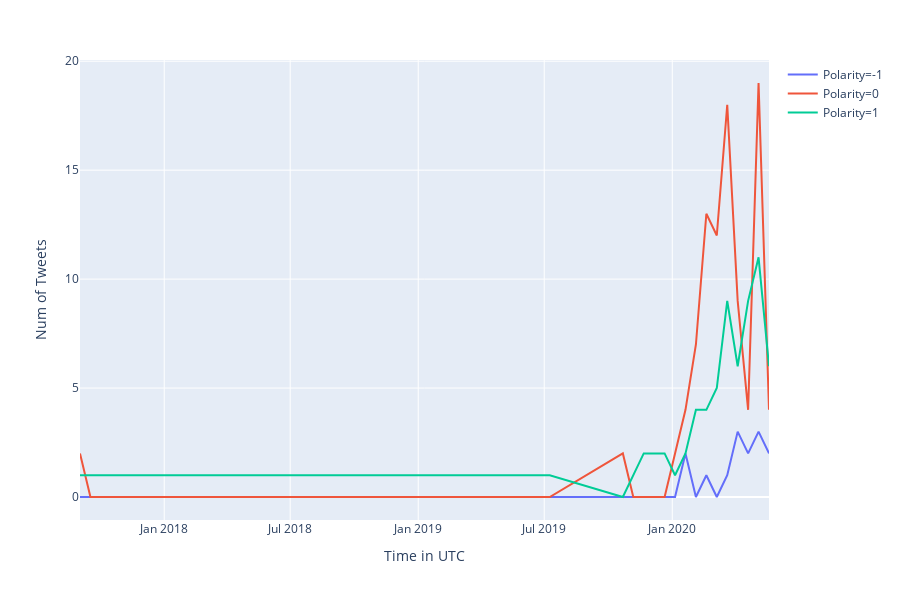

The notebook cell saved with this chart:
### Code cell
###################################################################
#Graph shows the sentiment of tweets liked by you throughout the year. 
#Polarity 0 = Neutral Sentiment
#Polarity 1 = Positive Sentiment
#Polarity -1 = Negative Sentiment
###################################################################
data=list()
tweettext=list()
for i in fav_tweets:
    tweettext.append(i.text)

tweetProcessor = PreProcessTweets()
preprocessedtweets = tweetProcessor.processTweets(tweettext)

for i in range(len(preprocessedtweets)):
  #  try:
    li=list()
    li.append(fav_tweets[i].id)
    li.append(fav_tweets[i].created_at)
#    datetime_object = datetime.strptime(tweet[i].date.strftime('%Y-%m-%d'), '%Y-%m-%d')
 #   li.append(datetime_object)
    blob=TextBlob(preprocessedtweets[i])  
    if blob.sentiment.polarity == 0:
        li.append(0)
    if blob.sentiment.polarity < 0:
        li.append(-1)
    if blob.sentiment.polarity > 0:
        li.append(1)
    data.append(li)
#     except:
#         continue



df = pd.DataFrame(data, columns = ['id','Date', 'Polarity']) 

import plotly.express as px
def tseries(df):
    result = df.groupby([pd.Grouper(key='Date', freq='15D'), 'Polarity']).count().unstack(fill_value=0).stack().reset_index()
    result = result.rename(columns={"id": "Num of Tweets", "Date":"Time in UTC"})
    time_series = result["Time in UTC"][result['Polarity']==0].reset_index(drop=True)
    fig = px.line(result, x='Time in UTC', y="Num of Tweets", color='Polarity')
    fig.show()

tseries(df)

### Figure 1 — Plotly figure (JSON) as saved in the notebook; plotly's stock layout.template omitted (floating-point values rounded to 4 significant figures)
{"data": [{"hoverlabel": {"namelength": 0}, "hovertemplate": "Polarity=-1<br>Time in UTC=%{x}<br>Num of Tweets=%{y}", "legendgroup": "Polarity=-1", "line": {"color": "#636efa", "dash": "solid"}, "mode": "lines", "name": "Polarity=-1", "showlegend": true, "type": "scatter", "x": ["2017-09-02T00:00:00", "2017-09-17T00:00:00", "2018-02-14T00:00:00", "2019-07-09T00:00:00", "2019-10-22T00:00:00", "2019-11-06T00:00:00", "2019-11-21T00:00:00", "2019-12-21T00:00:00", "2020-01-05T00:00:00", "2020-01-20T00:00:00", "2020-02-04T00:00:00", "2020-02-19T00:00:00", "2020-03-05T00:00:00", "2020-03-20T00:00:00", "2020-04-04T00:00:00", "2020-04-19T00:00:00", "2020-05-04T00:00:00", "2020-05-19T00:00:00"], "xaxis": "x", "y": [0, 0, 0, 0, 0, 0, 0, 0, 0, 2, 0, 1, 0, 1, 3, 2, 3, 2], "yaxis": "y"}, {"hoverlabel": {"namelength": 0}, "hovertemplate": "Polarity=0<br>Time in UTC=%{x}<br>Num of Tweets=%{y}", "legendgroup": "Polarity=0", "line": {"color": "#EF553B", "dash": "solid"}, "mode": "lines", "name": "Polarity=0", "showlegend": true, "type": "scatter", "x": ["2017-09-02T00:00:00", "2017-09-17T00:00:00", "2018-02-14T00:00:00", "2019-07-09T00:00:00", "2019-10-22T00:00:00", "2019-11-06T00:00:00", "2019-11-21T00:00:00", "2019-12-21T00:00:00", "2020-01-05T00:00:00", "2020-01-20T00:00:00", "2020-02-04T00:00:00", "2020-02-19T00:00:00", "2020-03-05T00:00:00", "2020-03-20T00:00:00", "2020-04-04T00:00:00", "2020-04-19T00:00:00", "2020-05-04T00:00:00", "2020-05-19T00:00:00"], "xaxis": "x", "y": [2, 0, 0, 0, 2, 0, 0, 0, 2, 4, 7, 13, 12, 18, 9, 4, 19, 4], "yaxis": "y"}, {"hoverlabel": {"namelength": 0}, "hovertemplate": "Polarity=1<br>Time in UTC=%{x}<br>Num of Tweets=%{y}", "legendgroup": "Polarity=1", "line": {"color": "#00cc96", "dash": "solid"}, "mode": "lines", "name": "Polarity=1", "showlegend": true, "type": "scatter", "x": ["2017-09-02T00:00:00", "2017-09-17T00:00:00", "2018-02-14T00:00:00", "2019-07-09T00:00:00", "2019-10-22T00:00:00", "2019-11-06T00:00:00", "2019-11-21T00:00:00", "2019-12-21T00:00:00", "2020-01-05T00:00:00", "2020-01-20T00:00:00", "2020-02-04T00:00:00", "2020-02-19T00:00:00", "2020-03-05T00:00:00", "2020-03-20T00:00:00", "2020-04-04T00:00:00", "2020-04-19T00:00:00", "2020-05-04T00:00:00", "2020-05-19T00:00:00"], "xaxis": "x", "y": [1, 1, 1, 1, 0, 1, 2, 2, 1, 2, 4, 4, 5, 9, 6, 9, 11, 6], "yaxis": "y"}], "layout": {"height": 600, "legend": {"tracegroupgap": 0}, "margin": {"t": 60}, "xaxis": {"anchor": "y", "domain": [0, 1], "title": {"text": "Time in UTC"}}, "yaxis": {"anchor": "x", "domain": [0, 1], "title": {"text": "Num of Tweets"}}}}
